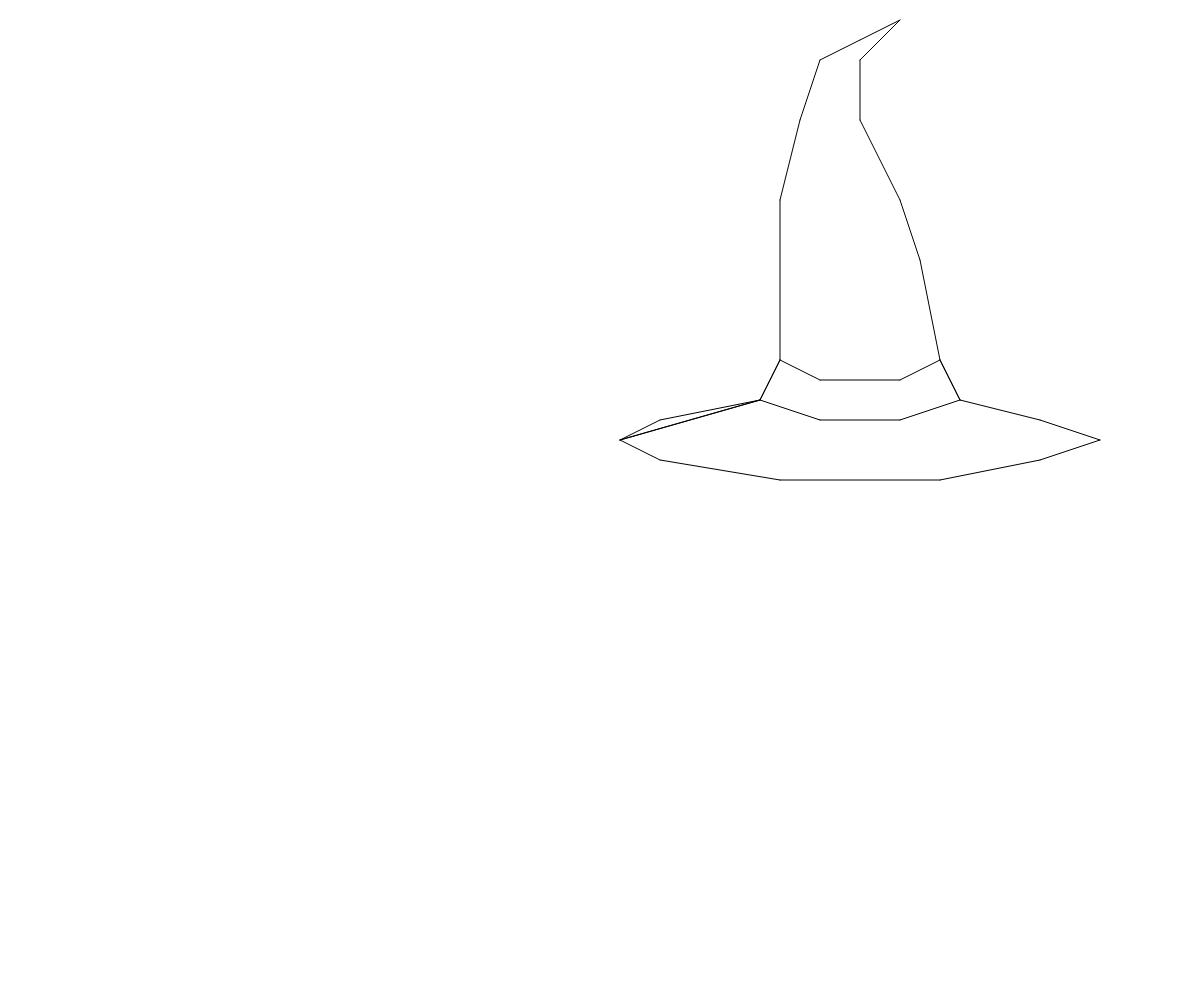
Frame 1 (no input)
Frame 60 (no input): identical to frame 1, image omitted
Frame 120 (the mouse pressed at the canvas centre since frame 60): identical to frame 1, image omitted

The p5.js sketch that drew this single still picture (run headless with seeded random() and noise() and a simulated clock; from frame 60 on, the mouse is pressed at the canvas centre):

// p5.js sketch
// ── sketch.js

let points =[[1,3],[3,4], [8,5],[9,7],[9,15],[10,19],[11,22],[13,23],[15,24],[13,22],[13,19],[15,15],[16,12],[17,7],[18,5],[22,4],[25,3],[22,2],[17,1],[9,1],[3,2],[1,3],[8,5],[11,4],[15,4],[18,5],[17,7],[15,6],[11,6],[9,7],[8,5]];   //list資料，

function setup() {   //只會執行一次的函數
  createCanvas(windowWidth, windowHeight); //設定一個畫布，寬為整個視窗的寬度windowWidth，高度為整個視窗的高度windowHeight
  //把points 內的值都*50
  for (let i = 0; i < points.length; i++) {
    for (let j = 0; j < points[i].length; j++) {
      points[i][j] = points[i][j] * 20;
    }
  }
}

function draw() {
  background(255);
  // scale(50)
  translate(width/2, height/2); //原本原點在左上角，利用這指令把原點放到視窗的中心
  scale(1, -1);  //上下翻轉
  for (let i = 0; i < points.length-1; i++) {
    line(points[i][0], points[i][1], points[i+1][0], points[i+1][1]);
  }
  line(points[points.length-1][0], points[points.length-1][1], points[0][0], points[0][1]); //把最後一點與第一點的連線
}
